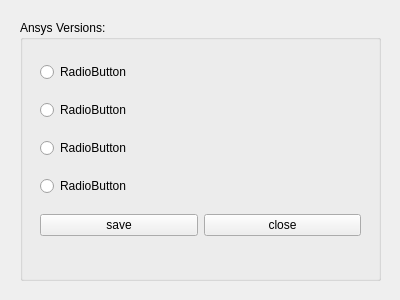
<?xml version="1.0" encoding="UTF-8"?>
<ui version="4.0">
 <class>configAnsys</class>
 <widget class="QWidget" name="configAnsys">
  <property name="geometry">
   <rect>
    <x>0</x>
    <y>0</y>
    <width>400</width>
    <height>300</height>
   </rect>
  </property>
  <property name="windowTitle">
   <string>Configure Ansys version</string>
  </property>
  <widget class="QGroupBox" name="groupBox">
   <property name="geometry">
    <rect>
     <x>20</x>
     <y>20</y>
     <width>361</width>
     <height>261</height>
    </rect>
   </property>
   <property name="title">
    <string>Ansys Versions:</string>
   </property>
   <widget class="QWidget" name="layoutWidget">
    <property name="geometry">
     <rect>
      <x>20</x>
      <y>30</y>
      <width>321</width>
      <height>201</height>
     </rect>
    </property>
    <layout class="QGridLayout" name="gridLayout">
     <item row="3" column="0">
      <widget class="QRadioButton" name="radioButton_ansys14">
       <property name="text">
        <string>RadioButton</string>
       </property>
      </widget>
     </item>
     <item row="4" column="1">
      <widget class="QPushButton" name="pushButtonQuitMenuAnsys">
       <property name="text">
        <string>close</string>
       </property>
      </widget>
     </item>
     <item row="0" column="0">
      <widget class="QRadioButton" name="radioButton_ansys11">
       <property name="text">
        <string>RadioButton</string>
       </property>
      </widget>
     </item>
     <item row="1" column="0">
      <widget class="QRadioButton" name="radioButton_ansys12">
       <property name="text">
        <string>RadioButton</string>
       </property>
      </widget>
     </item>
     <item row="2" column="0">
      <widget class="QRadioButton" name="radioButton_ansys13">
       <property name="text">
        <string>RadioButton</string>
       </property>
      </widget>
     </item>
     <item row="4" column="0">
      <widget class="QPushButton" name="pushButtonSaveAnsys">
       <property name="text">
        <string>save</string>
       </property>
      </widget>
     </item>
    </layout>
   </widget>
  </widget>
 </widget>
 <resources/>
 <connections/>
</ui>
